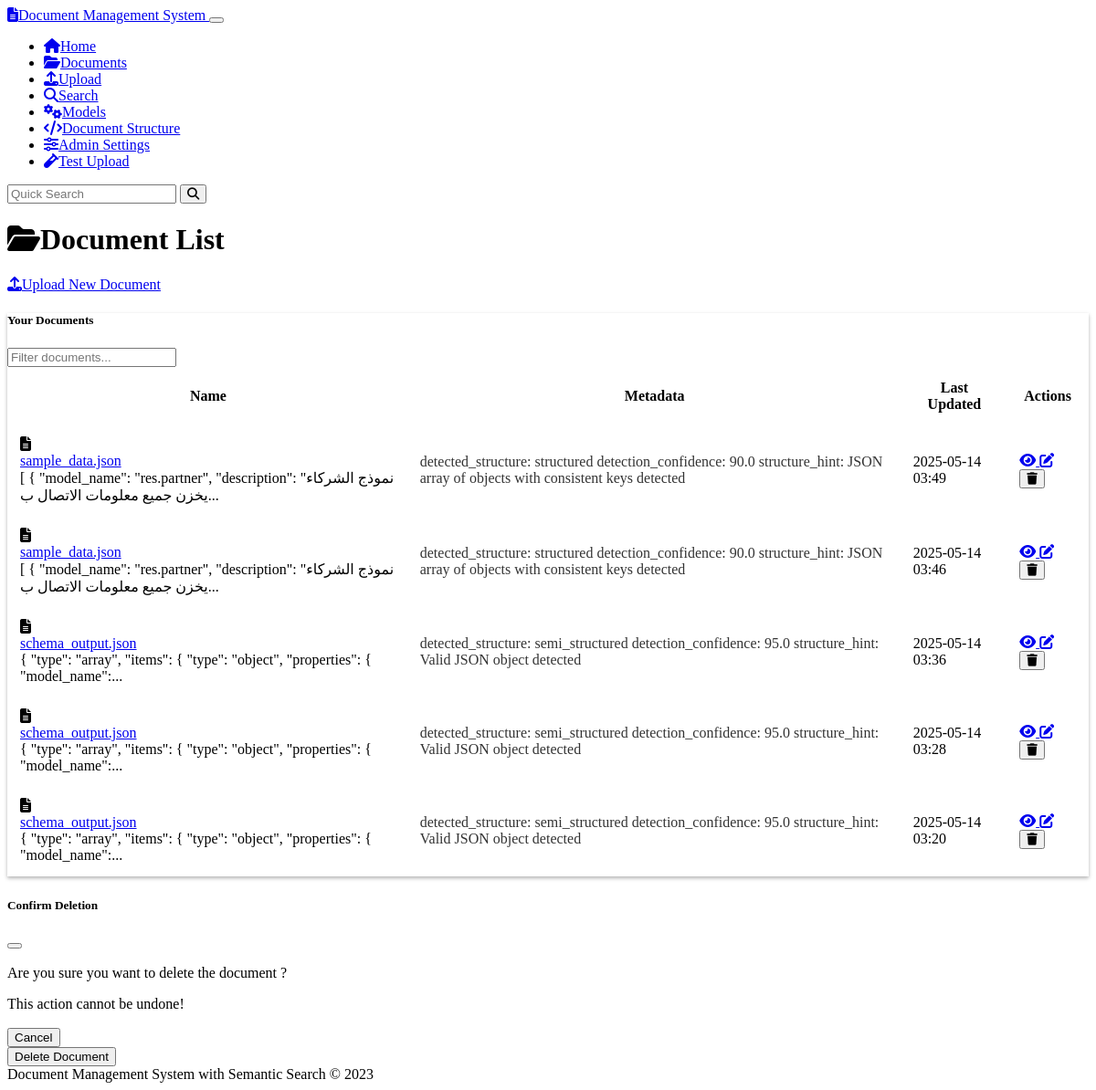
Screenshot of /documents with the database file from the repository.
### models.py (models this page shows, shortened)
class Document(db.Model):
    id = db.Column(db.String(36), primary_key=True, default=lambda: str(uuid.uuid4()))
    name = db.Column(db.String(255), nullable=False)
    content = db.Column(db.Text, nullable=False)
    mime_type = db.Column(db.String(100), nullable=False)
    created_at = db.Column(db.DateTime, default=datetime.datetime.utcnow)
    updated_at = db.Column(db.DateTime, default=datetime.datetime.utcnow, onupdate=datetime.datetime.utcnow)
    chunks = db.relationship('Chunk', backref='document', cascade='all, delete-orphan')
    doc_metadata = db.relationship('Metadata', backref='document', cascade='all, delete-orphan')

class Metadata(db.Model):
    id = db.Column(db.String(36), primary_key=True, default=lambda: str(uuid.uuid4()))
    document_id = db.Column(db.String(36), db.ForeignKey('document.id'), nullable=False)
    key = db.Column(db.String(100), nullable=False)
    value = db.Column(db.String(255), nullable=False)

### routes.py (the view)
@app.route('/documents')
def document_list():
    documents = Document.query.order_by(Document.updated_at.desc()).all()
    documents_with_metadata = []
    for doc in documents:
        doc_metadata = Metadata.query.filter_by(document_id=doc.id).all()
        documents_with_metadata.append({
            'document': doc,
            'metadata': doc_metadata
        })
    return render_template('document_list.html', documents=documents_with_metadata)

### templates/document_list.html (shortened to what this page needs)
{% extends 'base.html' %}
{% block content %}
<div class="row mb-4">
    <div class="col-md-6">
        <h1><i class="fas fa-folder-open me-2"></i>Document List</h1>
    </div>
    <div class="col-md-6 text-md-end">
        <a href="{{ url_for('upload') }}" class="btn btn-primary">
            <i class="fas fa-upload me-1"></i>Upload New Document
        </a>
    </div>
</div>
{% if documents %}
    <div class="row mb-4">
        <div class="col-12">
            <div class="card">
                <div class="card-header">
                    <div class="row align-items-center">
                        <div class="col-md-6">
                            <h5 class="mb-0">Your Documents</h5>
                        </div>
                        <div class="col-md-6">
                            <input type="text" id="document-search" class="form-control" placeholder="Filter documents...">
                        </div>
                    </div>
                </div>
                <div class="table-responsive">
                    <table class="table table-hover align-middle mb-0">
                        <thead>
                            <tr>
                                <th>Name</th>
                                <th>Metadata</th>
                                <th>Last Updated</th>
                                <th class="text-center">Actions</th>
                            </tr>
                        </thead>
                        <tbody>
                            {% for doc_item in documents %}
                                <tr class="document-row">
                                    <td>
                                        <div class="d-flex align-items-center">
                                            <i class="fas fa-file-alt text-muted me-2"></i>
                                            <div>
                                                <a href="{{ url_for('document_view', document_id=doc_item.document.id) }}" class="text-decoration-none">
                                                    {{ doc_item.document.name }}
                                                </a>
                                                <div class="small text-muted">
                                                    {{ (doc_item.document.content[:100] + '...') if doc_item.document.content|length > 100 else doc_item.document.content }}
                                                </div>
                                            </div>
                                        </div>
                                    </td>
                                    <td>
                                        {% if doc_item.metadata %}
                                            {% for meta in doc_item.metadata %}
                                                <span class="badge bg-secondary me-1">
                                                    {{ meta.key }}: {{ meta.value }}
                                                </span>
                                            {% endfor %}
                                        {% else %}
                                            <span class="text-muted">No metadata</span>
                                        {% endif %}
                                    </td>
                                    <td>{{ doc_item.document.updated_at.strftime('%Y-%m-%d %H:%M') }}</td>
                                    <td>
                                        <div class="btn-group">
                                            <a href="{{ url_for('document_view', document_id=doc_item.document.id) }}"
                                               class="btn btn-sm btn-outline-info" title="View Document">
                                                <i class="fas fa-eye"></i>
                                            </a>
                                            <a href="{{ url_for('document_edit', document_id=doc_item.document.id) }}"
                                               class="btn btn-sm btn-outline-warning" title="Edit Document">
                                                <i class="fas fa-edit"></i>
                                            </a>
                                            <button type="button" class="btn btn-sm btn-outline-danger delete-document"
                                                    data-document-id="{{ doc_item.document.id }}"
                                                    data-document-name="{{ doc_item.document.name }}"
                                                    title="Delete Document">
                                                <i class="fas fa-trash"></i>
                                            </button>
                                        </div>
                                    </td>
                                </tr>
                            {% endfor %}
                        </tbody>
                    </table>
                </div>
            </div>
        </div>
    </div>
{% else %}
    <div class="alert alert-info">
        <i class="fas fa-info-circle me-2"></i>No documents found. <a href="{{ url_for('upload') }}">Upload your first document</a>!
    </div>
{% endif %}
<div class="modal fade" id="deleteDocumentModal" tabindex="-1" aria-labelledby="deleteDocumentModalLabel" aria-hidden="true">
    <div class="modal-dialog">
        <div class="modal-content">
            <div class="modal-header">
                <h5 class="modal-title" id="deleteDocumentModalLabel">Confirm Deletion</h5>
                <button type="button" class="btn-close" data-bs-dismiss="modal" aria-label="Close"></button>
            </div>
            <div class="modal-body">
                <p>Are you sure you want to delete the document <strong id="delete-document-name"></strong>?</p>
                <p class="text-danger">This action cannot be undone!</p>
            </div>
            <div class="modal-footer">
                <button type="button" class="btn btn-secondary" data-bs-dismiss="modal">Cancel</button>
                <form id="delete-document-form" method="post">
                    <button type="submit" class="btn btn-danger">Delete Document</button>
                </form>
            </div>
        </div>
    </div>
</div>
{% endblock %}

### static/css/custom.css (style rules this page uses)
body { min-height: 100vh; display: flex; flex-direction: column; }
.badge.bg-secondary { opacity: 0.8; }
.card { box-shadow: 0 0.125rem 0.25rem rgba(0, 0, 0, 0.3); margin-bottom: 1.5rem; }
.card-header { font-weight: 500; }
.btn { font-weight: 500; }
.btn-primary { background-color: var(--bs-primary); border-color: var(--bs-primary); }
.table > :not(caption) > * > * { padding: 0.75rem; }
.modal-header { border-bottom: 1px solid rgba(255, 255, 255, 0.1); }
.modal-footer { border-top: 1px solid rgba(255, 255, 255, 0.1); }

### rows the page displays
Document: document.name "sample_data.json", content "[ { \"model_name\": \"res.partner\", \"description\": \"نموذج الشركاء يخزن جميع معلومات الاتصال ب...", document.updated_at "2025-05-14 03:49"
Metadata: key "detected_structure", value "structured"
Metadata: key "detection_confidence", value "90.0"
Metadata: key "structure_hint", value "JSON array of objects with consistent keys detected"
Document: document.name "sample_data.json", content "[ { \"model_name\": \"res.partner\", \"description\": \"نموذج الشركاء يخزن جميع معلومات الاتصال ب...", document.updated_at "2025-05-14 03:46"
Metadata: key "detected_structure", value "structured"
Metadata: key "detection_confidence", value "90.0"
Metadata: key "structure_hint", value "JSON array of objects with consistent keys detected"
Document: document.name "schema_output.json", content "{ \"type\": \"array\", \"items\": { \"type\": \"object\", \"properties\": { \"model_name\":...", document.updated_at "2025-05-14 03:36"
Metadata: key "detected_structure", value "semi_structured"
Metadata: key "detection_confidence", value "95.0"
Metadata: key "structure_hint", value "Valid JSON object detected"
Document: document.name "schema_output.json", content "{ \"type\": \"array\", \"items\": { \"type\": \"object\", \"properties\": { \"model_name\":...", document.updated_at "2025-05-14 03:28"
Metadata: key "detected_structure", value "semi_structured"
Metadata: key "detection_confidence", value "95.0"
Metadata: key "structure_hint", value "Valid JSON object detected"
Document: document.name "schema_output.json", content "{ \"type\": \"array\", \"items\": { \"type\": \"object\", \"properties\": { \"model_name\":...", document.updated_at "2025-05-14 03:20"
Metadata: key "detected_structure", value "semi_structured"
Metadata: key "detection_confidence", value "95.0"
Metadata: key "structure_hint", value "Valid JSON object detected"
